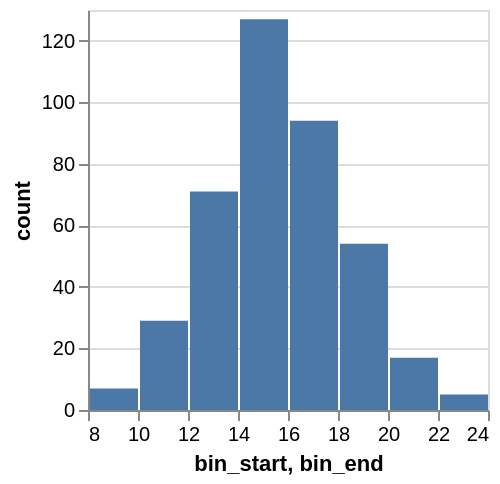

Describe this chart as a Vega-Lite specification.
### Vega specification from a JSON file in a GitHub repository (floating-point values rounded to 4 significant figures)
{"$schema": "https://vega.github.io/schema/vega/v5.json", "autosize": "pad", "padding": 5, "width": 200, "height": 200, "style": "cell", "data": [{"name": "source_0", "values": [{"bin_start": 8, "bin_end": 10, "count": 7}, {"bin_start": 10, "bin_end": 12, "count": 29}, {"bin_start": 12, "bin_end": 14, "count": 71}, {"bin_start": 14, "bin_end": 16, "count": 127}, {"bin_start": 16, "bin_end": 18, "count": 94}, {"bin_start": 18, "bin_end": 20, "count": 54}, {"bin_start": 20, "bin_end": 22, "count": 17}, {"bin_start": 22, "bin_end": 24, "count": 5}]}, {"name": "data_0", "source": "source_0", "transform": [{"type": "formula", "expr": "toNumber(datum[\"bin_start\"])", "as": "bin_start"}, {"type": "formula", "expr": "toNumber(datum[\"bin_end\"])", "as": "bin_end"}, {"type": "formula", "expr": "toNumber(datum[\"count\"])", "as": "count"}, {"type": "filter", "expr": "datum[\"bin_start\"] !== null && !isNaN(datum[\"bin_start\"]) && datum[\"count\"] !== null && !isNaN(datum[\"count\"])"}]}], "marks": [{"name": "marks", "type": "rect", "style": ["bar"], "from": {"data": "data_0"}, "encode": {"update": {"fill": {"value": "#4c78a8"}, "tooltip": {"signal": "{\"bin_start\": format(datum[\"bin_start\"], \"\"), \"bin_end\": format(datum[\"bin_end\"], \"\"), \"count\": format(datum[\"count\"], \"\")}"}, "x2": {"scale": "x", "field": "bin_start", "offset": 1}, "x": {"scale": "x", "field": "bin_end"}, "y": {"scale": "y", "field": "count"}, "y2": {"scale": "y", "value": 0}}}}], "scales": [{"name": "x", "type": "linear", "domain": {"data": "data_0", "fields": ["bin_start", "bin_end"]}, "range": [0, {"signal": "width"}], "bins": {"step": 2}, "zero": false}, {"name": "y", "type": "linear", "domain": {"data": "data_0", "field": "count"}, "range": [{"signal": "height"}, 0], "nice": true, "zero": true}], "axes": [{"scale": "x", "orient": "bottom", "grid": false, "title": "bin_start, bin_end", "labelFlush": true, "labelOverlap": true, "tickCount": {"signal": "ceil(width/40)"}, "zindex": 1}, {"scale": "y", "orient": "left", "grid": false, "title": "count", "labelOverlap": true, "tickCount": {"signal": "ceil(height/40)"}, "zindex": 1}, {"scale": "y", "orient": "left", "gridScale": "x", "grid": true, "tickCount": {"signal": "ceil(height/40)"}, "domain": false, "labels": false, "maxExtent": 0, "minExtent": 0, "ticks": false, "zindex": 0}]}
